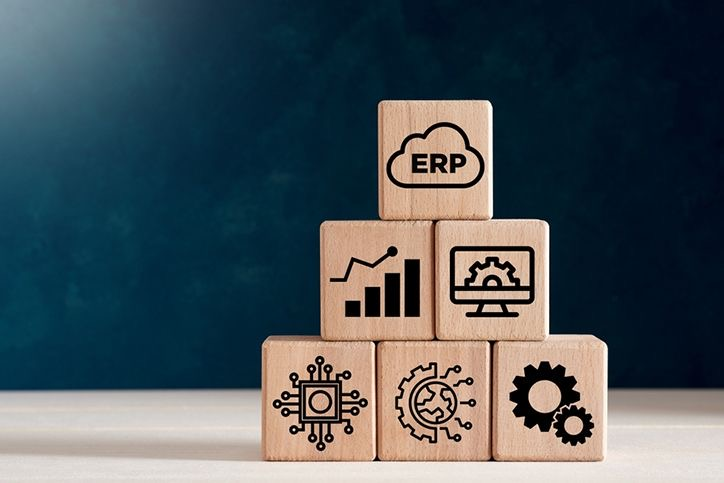
#> input picture adept-website/src/assets/img/Bild Pressemitteilungen 1.jpeg, 724 x 483 px
$ python make_icon.py '../../../adept-website/src/assets/img/Bild Pressemitteilungen 1.jpeg' '../../../adept-website/src/assets/img/Bild Pressemitteilungen 2.jpeg'
#> lines starting #> are read from the running program, lines starting #| are printed output that depends on the picture
"""Erzeugt eine Multi-Resolution .ico aus einer PNG-Logo-Datei.

Wird im CI-Build genutzt, um aus paletten-optimierer/assets/youman_logo.png
das EXE-Icon zu generieren. Logo ist Breitformat → wird in ein
quadratisches Canvas zentriert.

Aufruf:
    python make_icon.py <src.png> <dest.ico>
"""
from __future__ import annotations

import sys
from pathlib import Path

from PIL import Image


def main(src: str, dest: str) -> int:
    src_p = Path(src)
    dest_p = Path(dest)
    if not src_p.exists():
        print(f"WARN: {src_p} nicht gefunden, erzeuge Fallback-Icon.",
              file=sys.stderr)
        Image.new("RGBA", (256, 256), (37, 99, 235, 255)).save(dest_p)
        return 0

    logo = Image.open(src_p).convert("RGBA")
    w, h = logo.size
#> w = 724; h = 483
    size = 512
    canvas = Image.new("RGBA", (size, size), (255, 255, 255, 0))
    # Proportional einpassen (max. 90 % der Canvas)
    scale = min((size * 0.9) / w, (size * 0.9) / h)
#> scale = 0.636
    new_w, new_h = max(1, int(w * scale)), max(1, int(h * scale))
#> new_w = 460; new_h = 307
    logo_resized = logo.resize((new_w, new_h), Image.LANCZOS)
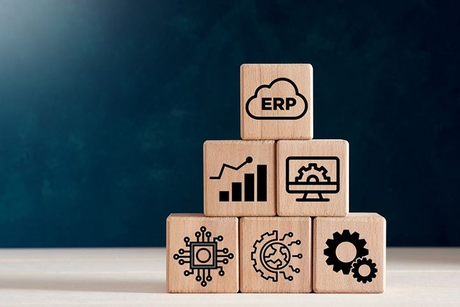
#> logo_resized: PIL image 460x307 RGBA; mean R, G, B, A 73.4, 84.5, 89.9, 255
    pos = ((size - new_w) // 2, (size - new_h) // 2)
#> pos = (26, 102)
    canvas.paste(logo_resized, pos, logo_resized)
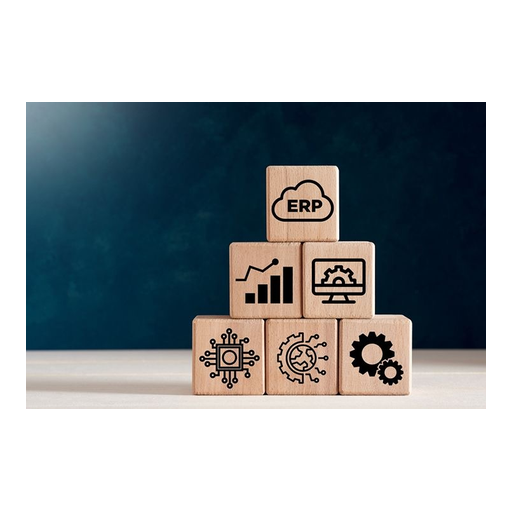
#> canvas: PIL image 512x512 RGBA; mean R, G, B, A 157.2, 163.1, 166.1, 137.4; transparent parts drawn white
    canvas.save(
        dest_p,
        sizes=[(16, 16), (32, 32), (48, 48), (64, 64), (128, 128), (256, 256)],
    )
    print(f"icon.ico erzeugt aus {src_p} ({w}×{h} → {size}×{size})")
#| icon.ico erzeugt aus ../../../adept-website/src/assets/img/Bild Pressemitteilungen 1.jpeg (724×483 → 512×512)
    return 0


if __name__ == "__main__":
    if len(sys.argv) != 3:
        print("Usage: make_icon.py <src.png> <dest.ico>", file=sys.stderr)
        sys.exit(2)
    sys.exit(main(sys.argv[1], sys.argv[2]))
#> (the program exits here)

$ run again, on adept-website/src/assets/img/8D320136-BCB5-42D4-AB9D-21D857F2D510.png
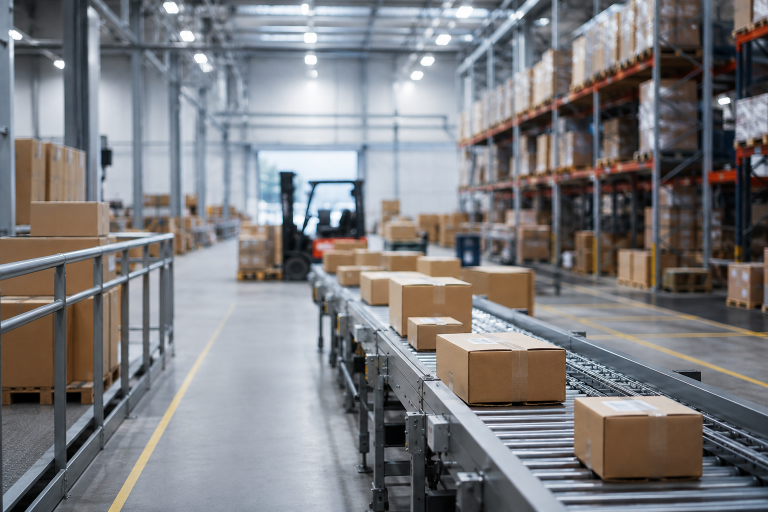
#> input picture adept-website/src/assets/img/8D320136-BCB5-42D4-AB9D-21D857F2D510.png, 1536 x 1024 px (shown at 1/2 size)
#> in main, `logo_resized = logo.resize((new_w, new_h), Image.LANCZOS)`:
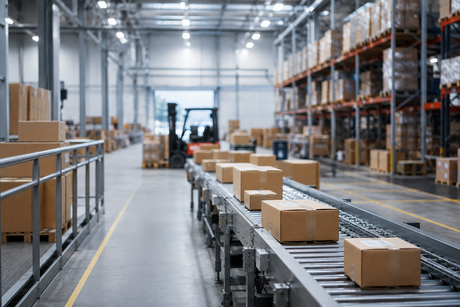
#> logo_resized: PIL image 460x307 RGBA; mean R, G, B, A 126, 125.3, 127.6, 255
#> in main, `canvas.paste(logo_resized, pos, logo_resized)`:
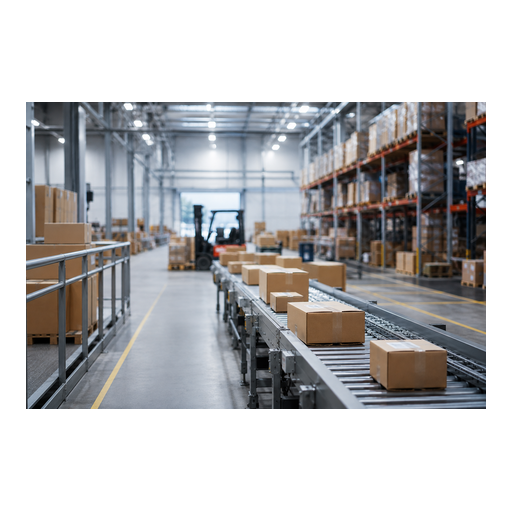
#> canvas: PIL image 512x512 RGBA; mean R, G, B, A 185.5, 185.1, 186.4, 137.4; transparent parts drawn white
#| icon.ico erzeugt aus ../../../adept-website/src/assets/img/8D320136-BCB5-42D4-AB9D-21D857F2D510.png (1536×1024 → 512×512)

$ run again, on adept-website/src/assets/img/Werte.jpg
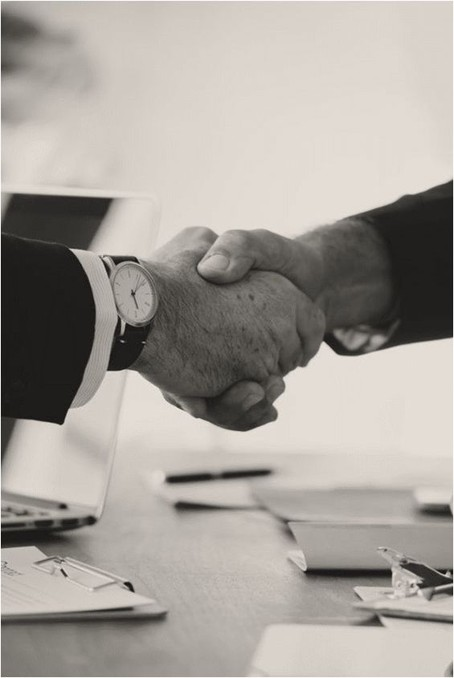
#> input picture adept-website/src/assets/img/Werte.jpg, 454 x 678 px
#> in main, `canvas.paste(logo_resized, pos, logo_resized)`:
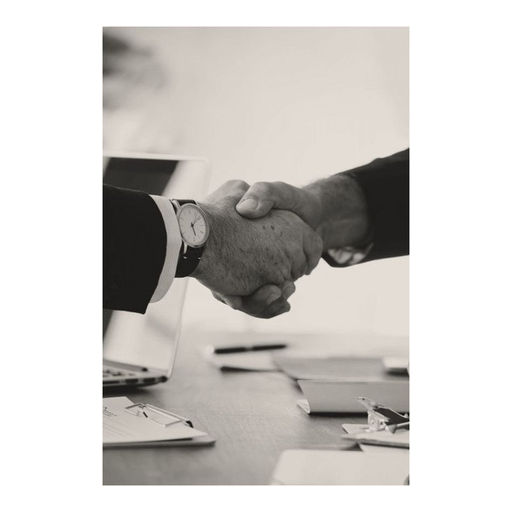
#> canvas: PIL image 512x512 RGBA; mean R, G, B, A 206.7, 203.9, 200.5, 137.8; transparent parts drawn white
#| icon.ico erzeugt aus ../../../adept-website/src/assets/img/Werte.jpg (454×678 → 512×512)

$ run again, on adept-website/src/assets/img/architektur.webp
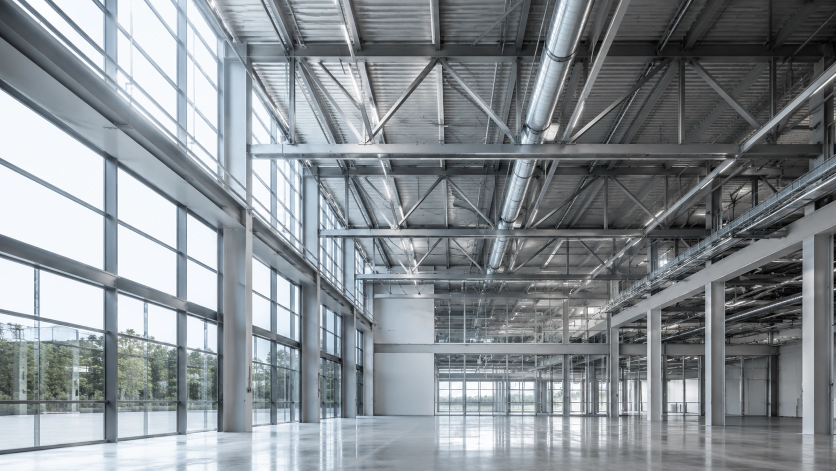
#> input picture adept-website/src/assets/img/architektur.webp, 1672 x 941 px (shown at 1/2 size)
#> in main, `logo_resized = logo.resize((new_w, new_h), Image.LANCZOS)`:
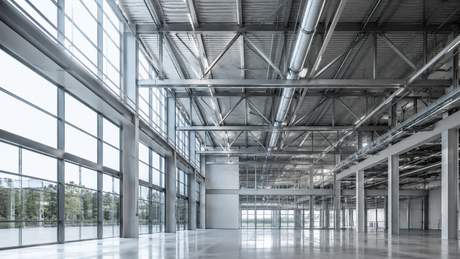
#> logo_resized: PIL image 460x259 RGBA; mean R, G, B, A 136.1, 142.5, 146.8, 255
#> in main, `canvas.paste(logo_resized, pos, logo_resized)`:
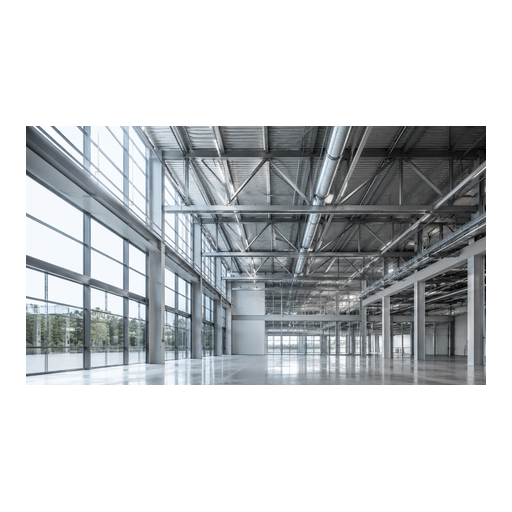
#> canvas: PIL image 512x512 RGBA; mean R, G, B, A 201, 203.9, 205.8, 115.9; transparent parts drawn white
#| icon.ico erzeugt aus ../../../adept-website/src/assets/img/architektur.webp (1672×941 → 512×512)
